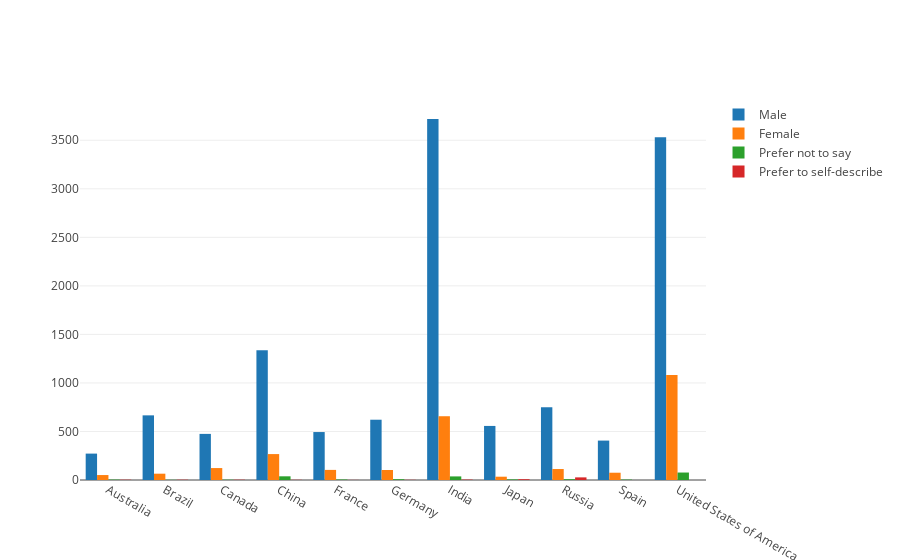

Notebook code for this chart:
### Code cell
trace1 = go.Bar(
    x=country,
    y=DP_df['Male'],
    name='Male'
)
trace2 = go.Bar(
    x=country,
    y=DP_df['Female'],
    name='Female'
)

trace3 = go.Bar(
    x=country,
    y=DP_df['Prefer not to say'],
    name='Prefer not to say'
)

trace4 = go.Bar(
    x=country,
    y=DP_df['Prefer to self-describe'],
    name='Prefer to self-describe'
)

data = [trace1, trace2, trace3, trace4]
layout = go.Layout(
    barmode='group'
)

fig = go.Figure(data=data, layout=layout)
py.iplot(fig, filename='grouped-bar')

### Figure 1 — Plotly figure (JSON) as saved in the notebook; plotly's stock layout.template omitted (floating-point values rounded to 4 significant figures)
{"data": [{"name": "Male", "type": "bar", "uid": "1ab00b1b-9652-41dc-bbbd-2796b1f5a9cd", "x": ["Australia", "Brazil", "Canada", "China", "France", "Germany", "India", "Japan", "Russia", "Spain", "United States of America"], "y": [272, 666, 475, 1337, 494, 621, 3719, 557, 750, 406, 3530]}, {"name": "Female", "type": "bar", "uid": "5f0258d1-0d6c-4825-8c48-4ca5ee8d766b", "x": ["Australia", "Brazil", "Canada", "China", "France", "Germany", "India", "Japan", "Russia", "Spain", "United States of America"], "y": [51, 65, 123, 267, 104, 103, 657, 34, 113, 75, 1082]}, {"name": "Prefer not to say", "type": "bar", "uid": "b4379922-d6f6-4ac5-89bc-1f72bb477a0e", "x": ["Australia", "Brazil", "Canada", "China", "France", "Germany", "India", "Japan", "Russia", "Spain", "United States of America"], "y": [4, 2, 3, 38, 5, 8, 37, 6, 8, 4, 77]}, {"name": "Prefer to self-describe", "type": "bar", "uid": "856fc51d-9636-41ca-91fc-ff4c52ce38a2", "x": ["Australia", "Brazil", "Canada", "China", "France", "Germany", "India", "Japan", "Russia", "Spain", "United States of America"], "y": [3, 3, 3, 2, 1, 2, 4, 8, 27]}], "layout": {"barmode": "group"}}
